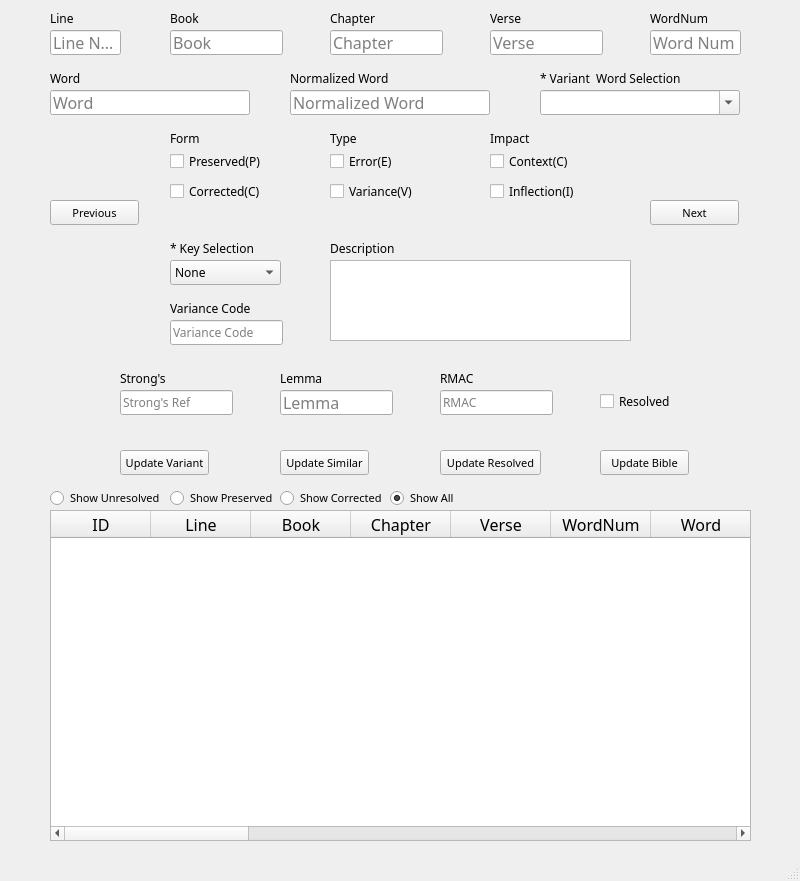
<?xml version="1.0" encoding="UTF-8"?>
<ui version="4.0">
 <class>MainWindow</class>
 <widget class="QMainWindow" name="MainWindow">
  <property name="geometry">
   <rect>
    <x>0</x>
    <y>0</y>
    <width>800</width>
    <height>881</height>
   </rect>
  </property>
  <property name="font">
   <font>
    <family>FROMVS</family>
   </font>
  </property>
  <property name="windowTitle">
   <string>βϊϐλίον Resolver</string>
  </property>
  <property name="windowIcon">
   <iconset resource="../UI_Icons.qrc">
    <normaloff>:/Icons/Icons/BiblionResolver.png</normaloff>:/Icons/Icons/BiblionResolver.png</iconset>
  </property>
  <widget class="QWidget" name="centralwidget">
   <widget class="QCheckBox" name="PreservedCkBox">
    <property name="geometry">
     <rect>
      <x>170</x>
      <y>150</y>
      <width>111</width>
      <height>23</height>
     </rect>
    </property>
    <property name="text">
     <string>Preserved(P)</string>
    </property>
   </widget>
   <widget class="QCheckBox" name="CorrectedCkBox">
    <property name="geometry">
     <rect>
      <x>170</x>
      <y>180</y>
      <width>111</width>
      <height>23</height>
     </rect>
    </property>
    <property name="text">
     <string>Corrected(C)</string>
    </property>
   </widget>
   <widget class="QLabel" name="FormLabel">
    <property name="geometry">
     <rect>
      <x>170</x>
      <y>130</y>
      <width>67</width>
      <height>17</height>
     </rect>
    </property>
    <property name="text">
     <string>Form</string>
    </property>
   </widget>
   <widget class="QLabel" name="TypeLabel">
    <property name="geometry">
     <rect>
      <x>330</x>
      <y>130</y>
      <width>67</width>
      <height>17</height>
     </rect>
    </property>
    <property name="text">
     <string>Type</string>
    </property>
   </widget>
   <widget class="QCheckBox" name="ErrorCkBox">
    <property name="geometry">
     <rect>
      <x>330</x>
      <y>150</y>
      <width>92</width>
      <height>23</height>
     </rect>
    </property>
    <property name="text">
     <string>Error(E)</string>
    </property>
   </widget>
   <widget class="QCheckBox" name="VarianceCkBox">
    <property name="geometry">
     <rect>
      <x>330</x>
      <y>180</y>
      <width>101</width>
      <height>23</height>
     </rect>
    </property>
    <property name="text">
     <string>Variance(V)</string>
    </property>
   </widget>
   <widget class="QLabel" name="ImpactLabel">
    <property name="geometry">
     <rect>
      <x>490</x>
      <y>130</y>
      <width>67</width>
      <height>17</height>
     </rect>
    </property>
    <property name="text">
     <string>Impact</string>
    </property>
   </widget>
   <widget class="QCheckBox" name="ContextCkBox">
    <property name="geometry">
     <rect>
      <x>490</x>
      <y>150</y>
      <width>92</width>
      <height>23</height>
     </rect>
    </property>
    <property name="text">
     <string>Context(C)</string>
    </property>
   </widget>
   <widget class="QCheckBox" name="InflectionCkBox">
    <property name="geometry">
     <rect>
      <x>490</x>
      <y>180</y>
      <width>101</width>
      <height>23</height>
     </rect>
    </property>
    <property name="text">
     <string>Inflection(I)</string>
    </property>
   </widget>
   <widget class="QLabel" name="ErrorCodeLabel">
    <property name="geometry">
     <rect>
      <x>170</x>
      <y>240</y>
      <width>111</width>
      <height>17</height>
     </rect>
    </property>
    <property name="text">
     <string>* Key Selection</string>
    </property>
   </widget>
   <widget class="QComboBox" name="ErrorCodeCombo">
    <property name="geometry">
     <rect>
      <x>170</x>
      <y>260</y>
      <width>111</width>
      <height>25</height>
     </rect>
    </property>
    <item>
     <property name="text">
      <string>None</string>
     </property>
    </item>
    <item>
     <property name="text">
      <string>Addition-A</string>
     </property>
    </item>
    <item>
     <property name="text">
      <string>Diacritic-D</string>
     </property>
    </item>
    <item>
     <property name="text">
      <string>RMAC-M</string>
     </property>
    </item>
    <item>
     <property name="text">
      <string>Omission-O</string>
     </property>
    </item>
    <item>
     <property name="text">
      <string>Punctuation-P</string>
     </property>
    </item>
    <item>
     <property name="text">
      <string>Strong's-S</string>
     </property>
    </item>
    <item>
     <property name="text">
      <string>Spelling-X</string>
     </property>
    </item>
    <item>
     <property name="text">
      <string>Spacing-Y</string>
     </property>
    </item>
    <item>
     <property name="text">
      <string>Printing-Z</string>
     </property>
    </item>
    <item>
     <property name="text">
      <string>Translation-T</string>
     </property>
    </item>
   </widget>
   <widget class="QTextEdit" name="DescriptionTextEdit">
    <property name="geometry">
     <rect>
      <x>330</x>
      <y>260</y>
      <width>301</width>
      <height>81</height>
     </rect>
    </property>
    <property name="font">
     <font>
      <family>FROMVS</family>
      <pointsize>12</pointsize>
     </font>
    </property>
    <property name="placeholderText">
     <string/>
    </property>
   </widget>
   <widget class="QLabel" name="StrongsLabel">
    <property name="geometry">
     <rect>
      <x>120</x>
      <y>370</y>
      <width>67</width>
      <height>17</height>
     </rect>
    </property>
    <property name="text">
     <string>Strong's</string>
    </property>
   </widget>
   <widget class="QLabel" name="LemmaLabel">
    <property name="geometry">
     <rect>
      <x>280</x>
      <y>370</y>
      <width>67</width>
      <height>17</height>
     </rect>
    </property>
    <property name="text">
     <string>Lemma</string>
    </property>
   </widget>
   <widget class="QLabel" name="RMACLabel">
    <property name="geometry">
     <rect>
      <x>440</x>
      <y>370</y>
      <width>67</width>
      <height>17</height>
     </rect>
    </property>
    <property name="text">
     <string>RMAC</string>
    </property>
   </widget>
   <widget class="QLabel" name="VarianceCodeLabel">
    <property name="geometry">
     <rect>
      <x>170</x>
      <y>300</y>
      <width>101</width>
      <height>17</height>
     </rect>
    </property>
    <property name="text">
     <string>Variance Code</string>
    </property>
   </widget>
   <widget class="QLabel" name="DescriptionLabel">
    <property name="geometry">
     <rect>
      <x>330</x>
      <y>240</y>
      <width>81</width>
      <height>17</height>
     </rect>
    </property>
    <property name="text">
     <string>Description</string>
    </property>
   </widget>
   <widget class="QLineEdit" name="VarianceCodeLE">
    <property name="geometry">
     <rect>
      <x>170</x>
      <y>320</y>
      <width>113</width>
      <height>25</height>
     </rect>
    </property>
    <property name="readOnly">
     <bool>true</bool>
    </property>
    <property name="placeholderText">
     <string>Variance Code</string>
    </property>
   </widget>
   <widget class="QLabel" name="VarWordSelLabel">
    <property name="geometry">
     <rect>
      <x>540</x>
      <y>70</y>
      <width>181</width>
      <height>17</height>
     </rect>
    </property>
    <property name="text">
     <string>* Variant  Word Selection</string>
    </property>
   </widget>
   <widget class="QComboBox" name="VarWordSelCombo">
    <property name="geometry">
     <rect>
      <x>540</x>
      <y>90</y>
      <width>200</width>
      <height>25</height>
     </rect>
    </property>
    <property name="font">
     <font>
      <family>FROMVS</family>
      <pointsize>12</pointsize>
     </font>
    </property>
    <property name="editable">
     <bool>true</bool>
    </property>
    <property name="currentText">
     <string/>
    </property>
    <property name="insertPolicy">
     <enum>QComboBox::InsertAtBottom</enum>
    </property>
    <property name="modelColumn">
     <number>0</number>
    </property>
   </widget>
   <widget class="QLineEdit" name="StrongsLE">
    <property name="geometry">
     <rect>
      <x>120</x>
      <y>390</y>
      <width>113</width>
      <height>25</height>
     </rect>
    </property>
    <property name="text">
     <string/>
    </property>
    <property name="readOnly">
     <bool>false</bool>
    </property>
    <property name="placeholderText">
     <string>Strong's Ref</string>
    </property>
   </widget>
   <widget class="QLineEdit" name="LemmaLE">
    <property name="geometry">
     <rect>
      <x>280</x>
      <y>390</y>
      <width>113</width>
      <height>25</height>
     </rect>
    </property>
    <property name="font">
     <font>
      <family>FROMVS</family>
      <pointsize>12</pointsize>
     </font>
    </property>
    <property name="readOnly">
     <bool>false</bool>
    </property>
    <property name="placeholderText">
     <string>Lemma</string>
    </property>
   </widget>
   <widget class="QLineEdit" name="RMACLE">
    <property name="geometry">
     <rect>
      <x>440</x>
      <y>390</y>
      <width>113</width>
      <height>25</height>
     </rect>
    </property>
    <property name="readOnly">
     <bool>false</bool>
    </property>
    <property name="placeholderText">
     <string>RMAC</string>
    </property>
   </widget>
   <widget class="QLineEdit" name="WordLE">
    <property name="geometry">
     <rect>
      <x>50</x>
      <y>90</y>
      <width>200</width>
      <height>25</height>
     </rect>
    </property>
    <property name="font">
     <font>
      <family>FROMVS</family>
      <pointsize>12</pointsize>
     </font>
    </property>
    <property name="readOnly">
     <bool>false</bool>
    </property>
    <property name="placeholderText">
     <string>Word</string>
    </property>
   </widget>
   <widget class="QLineEdit" name="NoDiaWordLE">
    <property name="geometry">
     <rect>
      <x>290</x>
      <y>90</y>
      <width>200</width>
      <height>25</height>
     </rect>
    </property>
    <property name="font">
     <font>
      <family>FROMVS</family>
      <pointsize>12</pointsize>
     </font>
    </property>
    <property name="readOnly">
     <bool>true</bool>
    </property>
    <property name="placeholderText">
     <string>Normalized Word</string>
    </property>
   </widget>
   <widget class="QLabel" name="WordLabel">
    <property name="geometry">
     <rect>
      <x>50</x>
      <y>70</y>
      <width>67</width>
      <height>17</height>
     </rect>
    </property>
    <property name="text">
     <string>Word</string>
    </property>
   </widget>
   <widget class="QLabel" name="NoDiaWordLabel">
    <property name="geometry">
     <rect>
      <x>290</x>
      <y>70</y>
      <width>121</width>
      <height>17</height>
     </rect>
    </property>
    <property name="text">
     <string>Normalized Word</string>
    </property>
   </widget>
   <widget class="QPushButton" name="UpdateButton">
    <property name="geometry">
     <rect>
      <x>120</x>
      <y>450</y>
      <width>89</width>
      <height>25</height>
     </rect>
    </property>
    <property name="font">
     <font>
      <family>FROMVS</family>
      <pointsize>8</pointsize>
     </font>
    </property>
    <property name="text">
     <string>Update Variant</string>
    </property>
    <property name="icon">
     <iconset resource="../UI_Icons.qrc">
      <normaloff>:/Icons/Icons/up_alt.png</normaloff>:/Icons/Icons/up_alt.png</iconset>
    </property>
   </widget>
   <widget class="QPushButton" name="UpdateBibleButton">
    <property name="geometry">
     <rect>
      <x>600</x>
      <y>450</y>
      <width>89</width>
      <height>25</height>
     </rect>
    </property>
    <property name="font">
     <font>
      <family>FROMVS</family>
      <pointsize>8</pointsize>
     </font>
    </property>
    <property name="text">
     <string>Update Bible</string>
    </property>
    <property name="icon">
     <iconset resource="../UI_Icons.qrc">
      <normaloff>:/Icons/Icons/drive-upload.png</normaloff>:/Icons/Icons/drive-upload.png</iconset>
    </property>
   </widget>
   <widget class="QLabel" name="BookLabel">
    <property name="geometry">
     <rect>
      <x>170</x>
      <y>10</y>
      <width>67</width>
      <height>17</height>
     </rect>
    </property>
    <property name="text">
     <string>Book</string>
    </property>
   </widget>
   <widget class="QLabel" name="ChapterLabel">
    <property name="geometry">
     <rect>
      <x>330</x>
      <y>10</y>
      <width>67</width>
      <height>17</height>
     </rect>
    </property>
    <property name="text">
     <string>Chapter</string>
    </property>
   </widget>
   <widget class="QLabel" name="VerseLable">
    <property name="geometry">
     <rect>
      <x>490</x>
      <y>10</y>
      <width>67</width>
      <height>17</height>
     </rect>
    </property>
    <property name="text">
     <string>Verse</string>
    </property>
   </widget>
   <widget class="QLineEdit" name="BookLE">
    <property name="geometry">
     <rect>
      <x>170</x>
      <y>30</y>
      <width>113</width>
      <height>25</height>
     </rect>
    </property>
    <property name="font">
     <font>
      <family>FROMVS</family>
      <pointsize>12</pointsize>
     </font>
    </property>
    <property name="readOnly">
     <bool>true</bool>
    </property>
    <property name="placeholderText">
     <string>Book</string>
    </property>
   </widget>
   <widget class="QLineEdit" name="ChapterLE">
    <property name="geometry">
     <rect>
      <x>330</x>
      <y>30</y>
      <width>113</width>
      <height>25</height>
     </rect>
    </property>
    <property name="font">
     <font>
      <family>FROMVS</family>
      <pointsize>12</pointsize>
     </font>
    </property>
    <property name="readOnly">
     <bool>true</bool>
    </property>
    <property name="placeholderText">
     <string>Chapter</string>
    </property>
   </widget>
   <widget class="QLineEdit" name="VerseLE">
    <property name="geometry">
     <rect>
      <x>490</x>
      <y>30</y>
      <width>113</width>
      <height>25</height>
     </rect>
    </property>
    <property name="font">
     <font>
      <family>FROMVS</family>
      <pointsize>12</pointsize>
     </font>
    </property>
    <property name="readOnly">
     <bool>true</bool>
    </property>
    <property name="placeholderText">
     <string>Verse</string>
    </property>
   </widget>
   <widget class="QPushButton" name="PreviousButton">
    <property name="geometry">
     <rect>
      <x>50</x>
      <y>200</y>
      <width>89</width>
      <height>25</height>
     </rect>
    </property>
    <property name="font">
     <font>
      <family>FROMVS</family>
      <pointsize>8</pointsize>
     </font>
    </property>
    <property name="text">
     <string>Previous</string>
    </property>
    <property name="icon">
     <iconset resource="../UI_Icons.qrc">
      <normaloff>:/Icons/Icons/back_text.png</normaloff>:/Icons/Icons/back_text.png</iconset>
    </property>
   </widget>
   <widget class="QPushButton" name="NextButton">
    <property name="geometry">
     <rect>
      <x>650</x>
      <y>200</y>
      <width>89</width>
      <height>25</height>
     </rect>
    </property>
    <property name="font">
     <font>
      <family>FROMVS</family>
      <pointsize>8</pointsize>
     </font>
    </property>
    <property name="text">
     <string>Next</string>
    </property>
    <property name="icon">
     <iconset resource="../UI_Icons.qrc">
      <normaloff>:/Icons/Icons/forward_text.png</normaloff>:/Icons/Icons/forward_text.png</iconset>
    </property>
   </widget>
   <widget class="QTableWidget" name="VarianceTable">
    <property name="geometry">
     <rect>
      <x>50</x>
      <y>510</y>
      <width>701</width>
      <height>331</height>
     </rect>
    </property>
    <property name="font">
     <font>
      <family>FROMVS</family>
      <pointsize>12</pointsize>
     </font>
    </property>
    <property name="selectionMode">
     <enum>QAbstractItemView::SingleSelection</enum>
    </property>
    <property name="selectionBehavior">
     <enum>QAbstractItemView::SelectRows</enum>
    </property>
    <column>
     <property name="text">
      <string>ID</string>
     </property>
    </column>
    <column>
     <property name="text">
      <string>Line</string>
     </property>
    </column>
    <column>
     <property name="text">
      <string>Book</string>
     </property>
    </column>
    <column>
     <property name="text">
      <string>Chapter</string>
     </property>
    </column>
    <column>
     <property name="text">
      <string>Verse</string>
     </property>
    </column>
    <column>
     <property name="text">
      <string>WordNum</string>
     </property>
    </column>
    <column>
     <property name="text">
      <string>Word</string>
     </property>
    </column>
    <column>
     <property name="text">
      <string>NoDiaWord</string>
     </property>
    </column>
    <column>
     <property name="text">
      <string>VarWord</string>
     </property>
    </column>
    <column>
     <property name="text">
      <string>Strong</string>
     </property>
    </column>
    <column>
     <property name="text">
      <string>RMAC</string>
     </property>
    </column>
    <column>
     <property name="text">
      <string>Lemma</string>
     </property>
    </column>
    <column>
     <property name="text">
      <string>ErrorCode</string>
     </property>
    </column>
    <column>
     <property name="text">
      <string>VarCode</string>
     </property>
    </column>
    <column>
     <property name="text">
      <string>Description</string>
     </property>
    </column>
    <column>
     <property name="text">
      <string>Preserved</string>
     </property>
    </column>
    <column>
     <property name="text">
      <string>Corrected</string>
     </property>
    </column>
    <column>
     <property name="text">
      <string>Error</string>
     </property>
    </column>
    <column>
     <property name="text">
      <string>Variance</string>
     </property>
    </column>
    <column>
     <property name="text">
      <string>Context</string>
     </property>
    </column>
    <column>
     <property name="text">
      <string>Inflection</string>
     </property>
    </column>
    <column>
     <property name="text">
      <string>Resolved</string>
     </property>
    </column>
   </widget>
   <widget class="QLineEdit" name="LineLE">
    <property name="geometry">
     <rect>
      <x>50</x>
      <y>30</y>
      <width>71</width>
      <height>25</height>
     </rect>
    </property>
    <property name="font">
     <font>
      <family>FROMVS</family>
      <pointsize>12</pointsize>
     </font>
    </property>
    <property name="readOnly">
     <bool>true</bool>
    </property>
    <property name="placeholderText">
     <string>Line Num</string>
    </property>
   </widget>
   <widget class="QLabel" name="LineLabel">
    <property name="geometry">
     <rect>
      <x>50</x>
      <y>10</y>
      <width>67</width>
      <height>17</height>
     </rect>
    </property>
    <property name="text">
     <string>Line</string>
    </property>
   </widget>
   <widget class="QLineEdit" name="WordNumLE">
    <property name="geometry">
     <rect>
      <x>650</x>
      <y>30</y>
      <width>91</width>
      <height>25</height>
     </rect>
    </property>
    <property name="font">
     <font>
      <family>FROMVS</family>
      <pointsize>12</pointsize>
     </font>
    </property>
    <property name="readOnly">
     <bool>true</bool>
    </property>
    <property name="placeholderText">
     <string>Word Num</string>
    </property>
   </widget>
   <widget class="QLabel" name="WordNumLabel">
    <property name="geometry">
     <rect>
      <x>650</x>
      <y>10</y>
      <width>71</width>
      <height>17</height>
     </rect>
    </property>
    <property name="text">
     <string>WordNum</string>
    </property>
   </widget>
   <widget class="QPushButton" name="UpdateSimButton">
    <property name="geometry">
     <rect>
      <x>280</x>
      <y>450</y>
      <width>89</width>
      <height>25</height>
     </rect>
    </property>
    <property name="font">
     <font>
      <family>FROMVS</family>
      <pointsize>8</pointsize>
     </font>
    </property>
    <property name="text">
     <string>Update Similar</string>
    </property>
    <property name="icon">
     <iconset resource="../UI_Icons.qrc">
      <normaloff>:/Icons/Icons/up_alt.png</normaloff>:/Icons/Icons/up_alt.png</iconset>
    </property>
   </widget>
   <widget class="QCheckBox" name="ResolvedCkBox">
    <property name="geometry">
     <rect>
      <x>600</x>
      <y>390</y>
      <width>92</width>
      <height>23</height>
     </rect>
    </property>
    <property name="text">
     <string>Resolved</string>
    </property>
   </widget>
   <widget class="QPushButton" name="ResolveButton">
    <property name="geometry">
     <rect>
      <x>440</x>
      <y>450</y>
      <width>101</width>
      <height>25</height>
     </rect>
    </property>
    <property name="font">
     <font>
      <family>FROMVS</family>
      <pointsize>8</pointsize>
     </font>
    </property>
    <property name="text">
     <string>Update Resolved</string>
    </property>
    <property name="icon">
     <iconset resource="../UI_Icons.qrc">
      <normaloff>:/Icons/Icons/drive-upload.png</normaloff>:/Icons/Icons/drive-upload.png</iconset>
    </property>
   </widget>
   <widget class="QRadioButton" name="allRadButton">
    <property name="geometry">
     <rect>
      <x>390</x>
      <y>490</y>
      <width>71</width>
      <height>16</height>
     </rect>
    </property>
    <property name="sizePolicy">
     <sizepolicy hsizetype="Minimum" vsizetype="Fixed">
      <horstretch>0</horstretch>
      <verstretch>0</verstretch>
     </sizepolicy>
    </property>
    <property name="font">
     <font>
      <pointsize>8</pointsize>
     </font>
    </property>
    <property name="text">
     <string>Show All</string>
    </property>
    <property name="checked">
     <bool>true</bool>
    </property>
   </widget>
   <widget class="QRadioButton" name="presRadButton">
    <property name="geometry">
     <rect>
      <x>170</x>
      <y>490</y>
      <width>111</width>
      <height>16</height>
     </rect>
    </property>
    <property name="sizePolicy">
     <sizepolicy hsizetype="Minimum" vsizetype="Fixed">
      <horstretch>0</horstretch>
      <verstretch>0</verstretch>
     </sizepolicy>
    </property>
    <property name="font">
     <font>
      <pointsize>8</pointsize>
     </font>
    </property>
    <property name="text">
     <string>Show Preserved</string>
    </property>
   </widget>
   <widget class="QRadioButton" name="unresRadButton">
    <property name="geometry">
     <rect>
      <x>50</x>
      <y>490</y>
      <width>111</width>
      <height>16</height>
     </rect>
    </property>
    <property name="sizePolicy">
     <sizepolicy hsizetype="Minimum" vsizetype="Fixed">
      <horstretch>0</horstretch>
      <verstretch>0</verstretch>
     </sizepolicy>
    </property>
    <property name="font">
     <font>
      <pointsize>8</pointsize>
     </font>
    </property>
    <property name="text">
     <string>Show Unresolved</string>
    </property>
    <property name="checked">
     <bool>false</bool>
    </property>
   </widget>
   <widget class="QRadioButton" name="corrRadButton">
    <property name="geometry">
     <rect>
      <x>280</x>
      <y>490</y>
      <width>111</width>
      <height>16</height>
     </rect>
    </property>
    <property name="sizePolicy">
     <sizepolicy hsizetype="Minimum" vsizetype="Fixed">
      <horstretch>0</horstretch>
      <verstretch>0</verstretch>
     </sizepolicy>
    </property>
    <property name="font">
     <font>
      <pointsize>8</pointsize>
     </font>
    </property>
    <property name="text">
     <string>Show Corrected</string>
    </property>
    <property name="checked">
     <bool>false</bool>
    </property>
   </widget>
  </widget>
  <widget class="QMenuBar" name="menubar">
   <property name="geometry">
    <rect>
     <x>0</x>
     <y>0</y>
     <width>800</width>
     <height>20</height>
    </rect>
   </property>
  </widget>
  <widget class="QStatusBar" name="statusbar"/>
 </widget>
 <resources>
  <include location="../UI_Icons.qrc"/>
 </resources>
 <connections/>
</ui>
